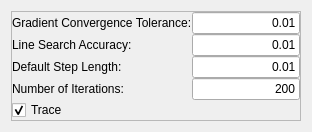
              <widget class="QWidget" name="LBFGSB">
               <layout class="QVBoxLayout" name="verticalLayout_46">
                <item>
                 <widget class="QFrame" name="m_LBFGSBFrame">
                  <property name="frameShape">
                   <enum>QFrame::StyledPanel</enum>
                  </property>
                  <property name="frameShadow">
                   <enum>QFrame::Raised</enum>
                  </property>
                  <layout class="QVBoxLayout" name="verticalLayout_35">
                   <property name="spacing">
                    <number>0</number>
                   </property>
                   <property name="margin">
                    <number>0</number>
                   </property>
                   <item>
                    <layout class="QVBoxLayout" name="_71">
                     <item>
                      <layout class="QHBoxLayout" name="_72">
                       <item>
                        <layout class="QVBoxLayout" name="_73">
                         <item>
                          <widget class="QLabel" name="textLabel25">
                           <property name="text">
                            <string>Gradient Convergence Tolerance:</string>
                           </property>
                           <property name="wordWrap">
                            <bool>false</bool>
                           </property>
                          </widget>
                         </item>
                         <item>
                          <widget class="QLabel" name="textLabel26">
                           <property name="text">
                            <string>Line Search Accuracy:</string>
                           </property>
                           <property name="wordWrap">
                            <bool>false</bool>
                           </property>
                          </widget>
                         </item>
                         <item>
                          <widget class="QLabel" name="textLabel27">
                           <property name="text">
                            <string>Default Step Length:</string>
                           </property>
                           <property name="wordWrap">
                            <bool>false</bool>
                           </property>
                          </widget>
                         </item>
                         <item>
                          <widget class="QLabel" name="textLabel28">
                           <property name="text">
                            <string>Number of Iterations:</string>
                           </property>
                           <property name="wordWrap">
                            <bool>false</bool>
                           </property>
                          </widget>
                         </item>
                        </layout>
                       </item>
                       <item>
                        <layout class="QVBoxLayout" name="_74">
                         <item>
                          <widget class="QLineEdit" name="m_GradientConvergenceToleranceLBFGS">
                           <property name="text">
                            <string>0.01</string>
                           </property>
                           <property name="alignment">
                            <set>Qt::AlignRight</set>
                           </property>
                          </widget>
                         </item>
                         <item>
                          <widget class="QLineEdit" name="m_LineSearchAccuracyLBFGS">
                           <property name="text">
                            <string>0.01</string>
                           </property>
                           <property name="alignment">
                            <set>Qt::AlignRight</set>
                           </property>
                          </widget>
                         </item>
                         <item>
                          <widget class="QLineEdit" name="m_DefaultStepLengthLBFGS">
                           <property name="text">
                            <string>0.01</string>
                           </property>
                           <property name="alignment">
                            <set>Qt::AlignRight</set>
                           </property>
                          </widget>
                         </item>
                         <item>
                          <widget class="QLineEdit" name="m_IterationsLBFGS">
                           <property name="text">
                            <string>200</string>
                           </property>
                           <property name="alignment">
                            <set>Qt::AlignRight</set>
                           </property>
                          </widget>
                         </item>
                        </layout>
                       </item>
                      </layout>
                     </item>
                     <item>
                      <widget class="QCheckBox" name="m_TraceOnLBFGS">
                       <property name="text">
                        <string>Trace</string>
                       </property>
                       <property name="checked">
                        <bool>true</bool>
                       </property>
                      </widget>
                     </item>
                    </layout>
                   </item>
                  </layout>
                 </widget>
                </item>
               </layout>
              </widget>
